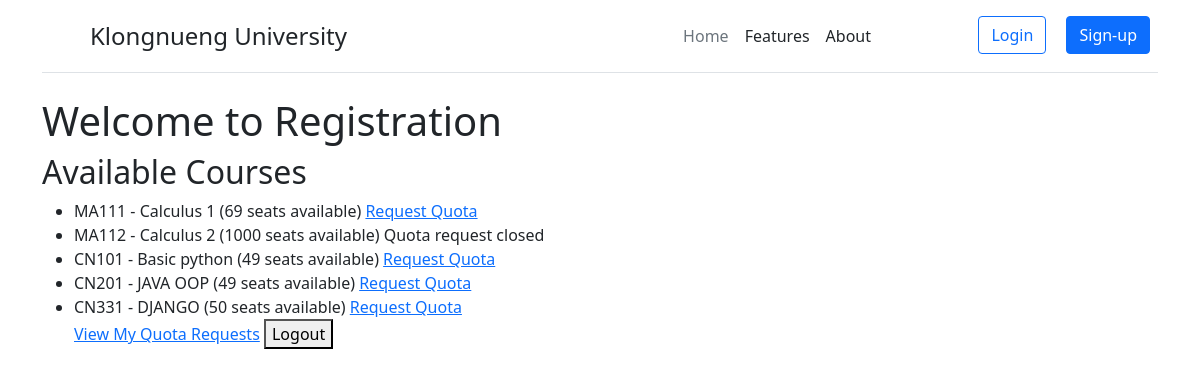
Page /course/ on the earlier database version.
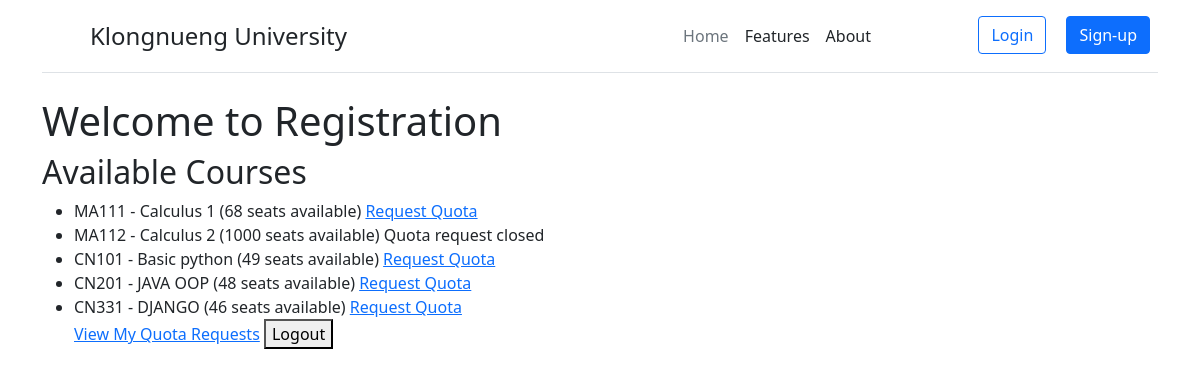
Same page on the later database version.
### users/models.py (models this page shows, shortened)
class Course(models.Model):
    code = models.CharField(max_length=10)
    name = models.CharField(max_length=100)
    semester = models.CharField(max_length=10)
    academic_year = models.IntegerField()
    seats = models.IntegerField()
    is_quota_open = models.BooleanField(default=True)

### users/views.py (the view)
# urls.py: path('course/', views.course_list, name='course_list'),
def course_list(request):
    courses = Course.objects.all()
    return render(request, 'course_list.html', {'courses': courses})

### templates/course_list.html (shortened to what this page needs)
{% extends "base.html" %}
{% block content %}
<h1>Welcome to Registration</h1>
<h2>Available Courses</h2>
<ul>
    {% for course in courses %}
    <li>{{ course.code }} - {{ course.name }} ({{ course.seats }} seats available)
        {% if course.is_quota_open %}
        <a href="{% url 'request_quota' course.id %}">Request Quota</a>
        {% else %}
        Quota request closed
        {% endif %}
    </li>
    {% endfor %}
    <a href="{% url 'my_quota_requests' %}">View My Quota Requests</a>
    <form action="/" method="post" style="display:inline;">
        <button type="submit">Logout</button>
    </form>
</ul>
{% endblock %}

Differences in the rows shown:
changed Course "MA111": seats "69" → "68"
changed Course "CN201": seats "49" → "48"
changed Course "CN331": seats "50" → "46"
